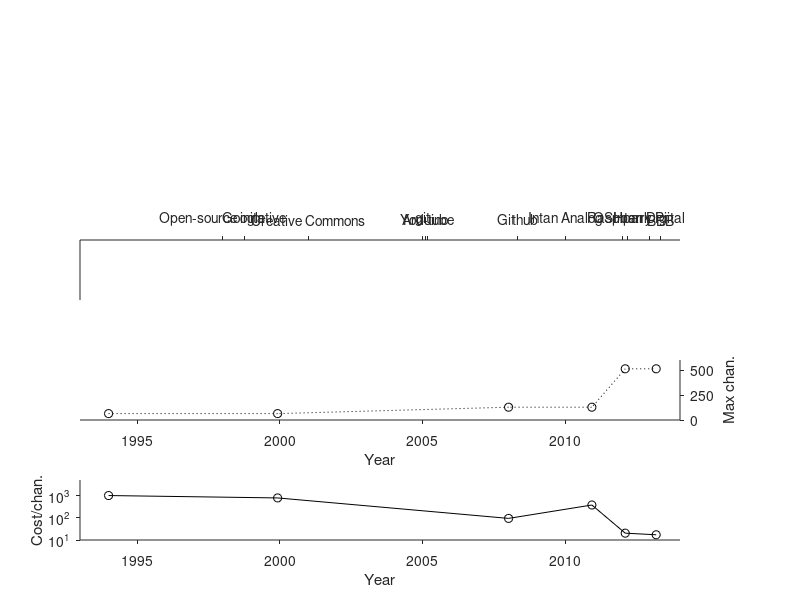

Write MATLAB code to recreate this figure. (Note: this script raises an error after producing the figure.)
% Jon Newman
% A contextual timeline for multichannel open source ephuys projects

% Open source options
sys             = {'AD'         'MB'        'NR'           'AE'        'OE'         'PG'};
time            = [1994         1999.916    2008           2010.916    2012.083     2013.166];
cost            = [64e3         50e3        9e3            48e3        2600       550 ];  % I'm not sure if these are correct. For instance, AE uses Neuralynx amps right - I would imagine those are not cheap for 128 chans.
chan_atcost     = [64           64          96             128         128         32  ];
max_chan        = [64           64          128            128         512         512 ]; % Technically A/D PG and OE don't have maxs, because they can be daisy-chained. NR is limited by the number of PCI slots available on average PC. Not sure about AE. 

% Other events

% Git introduced, 2005
% Github, 2008
% Intan chips introduced, 2009
% Linux introduced, 1991
% Arduino, 2005
% OSH park accepts outside orders, 2012 (source: @Laen)
% Google opens, 1998
% Creative commons, 2001
% Open source initiative, 1998
% Free software movement started by Richard Stallman, 1983
% Free software foundation formed, 1985

ev      = {'FSF'    'linux'  'Open-source initative' 'Google'       'Creative Commons'      'git'       'Arduino'   'Github'    'OSHpark' 'Raspberry Pi'    'BBB'       'Intan Analog'  'Intan Digital'     'open-gl'   'You-tube'};
ev_time = [1985     1991     1998                    1998.75        2001                   2005         2005.083    2008.33     2012       2012.167          2013.33    2010.0          2012.916            1992.083    2005.167];  
[ev_time, idx] = sort(ev_time);
ev = ev(idx);


%% Figure
close all
aw = 15;
ah = 2;
tlim = [1993 2014];

% Cost per channel
figure('unit','centimeters','position',[2 2 20 20]);
a1 = axes('unit','centimeters','position',[2 2 aw ah]);
plot(a1, time, cost./chan_atcost,'ko-');
xlabel('Year')
ylabel('Cost/chan.')
set(a1,'tickdir','out','box','off','Ylim',[10 5e3],'Xlim',tlim,'YTick',[10 100 1000 10000],'YScale','log','TickLength',[0.1/aw 1])

% Channel Count
a2 = axes('unit','centimeters','position',[2 2+2+ah aw ah]);
plot(a2, time, max_chan,'ko:');
xlabel('Year')
ylabel('Max chan.')
set(a2,'tickdir','out','box','off','Ylim',[0 600],'Xlim',tlim,'YTick',[0 250 500],'YScale','linear','TickLength',[0.1/aw 1], 'YAxisLocation','right')

% Contextual timeline
a3 = axes('unit','centimeters','position',[2 2+4+2*ah aw ah]);
set(a3,'tickdir','out','box','off','Ylim',[0 600],'Xlim',tlim,'YTick',[],'XTick',ev_time, 'XTickLabel', ev,'TickLength',[0.1/aw 1], 'XAxisLocation','top')

saveas(gcf,'timeline.fig');
export_fig(gcf,'-pdf','-transparent','timeline.pdf')



